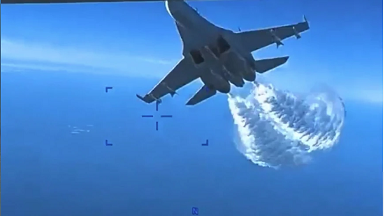
#> input picture test_img.png, 384 x 216 px
$ python FirstClass.py
#> lines starting #> are read from the running program, lines starting #| are printed output that depends on the picture
# 导入包
import numpy as np
from cv2 import cv2

# 读取，显示图像
# raw_img = cv2.resize(cv2.imread('test_img.png', 1), (300, 300))
raw_img = cv2.imread('test_img.png', 1)
#> raw_img is the input picture: shape (216, 384, 3); mean B, G, R 205.4, 134.3, 72.9
cv2.imshow('raw_img', raw_img)
# cv2.waitKey(0)

# 图片格式转换
gray_img = cv2.cvtColor(raw_img, cv2.COLOR_BGR2GRAY)
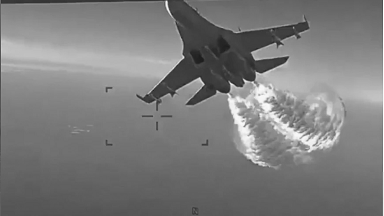
#> gray_img: shape (216, 384); min 29, max 254, mean 124

cv2.imshow('gray_img', gray_img)

# 灰度变化
# 对灰度图像进行对比度拉伸
min_val, max_val, min_loc, max_loc = cv2.minMaxLoc(gray_img)
#> min_val = 29; max_val = 254; min_loc = (202, 60); max_loc = (383, 0)
dst_img = cv2.convertScaleAbs(gray_img, alpha=255.0 / (max_val - min_val), beta=-min_val * 255.0 / (max_val - min_val))
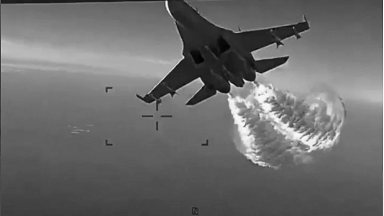
#> dst_img: shape (216, 384); min 0, max 255, mean 107.7

canvas = np.zeros((gray_img.shape[0], gray_img.shape[1]*2), dtype=np.uint8)
canvas[:, :gray_img.shape[1]] = gray_img
canvas[:, gray_img.shape[1]:] = dst_img
cv2.imshow('Grayscale Conversion', canvas)

# 图片模糊
# 使用均值滤波器对图像进行模糊处理
blur_img = cv2.blur(raw_img, (5, 5))
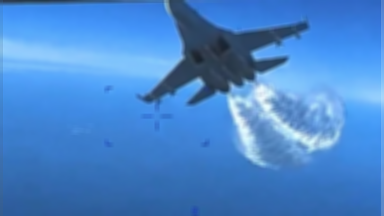
#> blur_img: shape (216, 384, 3); mean B, G, R 205.5, 134.2, 72.8

# 在同一个窗口中显示原始图像和模糊后的图像
canvas = np.zeros((raw_img.shape[0], raw_img.shape[1]*2, 3), dtype=np.uint8)
canvas[:, :raw_img.shape[1], :] = raw_img
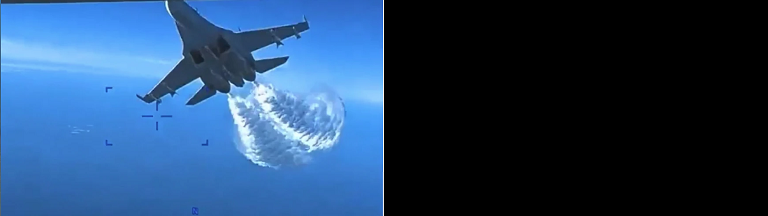
#> canvas: shape (216, 768, 3); mean B, G, R 102.7, 67.1, 36.5
canvas[:, raw_img.shape[1]:, :] = blur_img
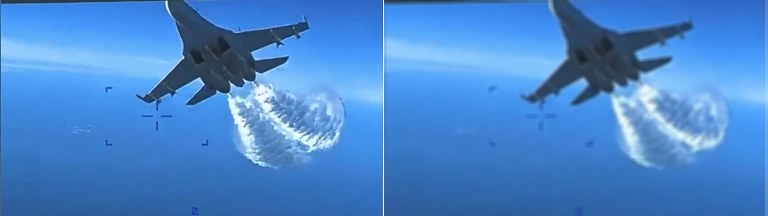
#> canvas: shape (216, 768, 3); mean B, G, R 205.5, 134.2, 72.8
cv2.imshow('Image Blurring', canvas)

# 图像直方图均衡化
equ_img = cv2.equalizeHist(gray_img)
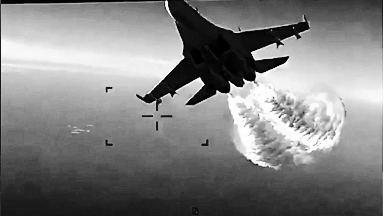
#> equ_img: shape (216, 384); min 0, max 255, mean 128.7
# 在同一个窗口中显示原始图像和直方图均衡化后的图像
canvas = np.zeros((raw_img.shape[0], raw_img.shape[1]*2), dtype=np.uint8)
canvas[:, :raw_img.shape[1]] = gray_img
canvas[:, raw_img.shape[1]:] = equ_img
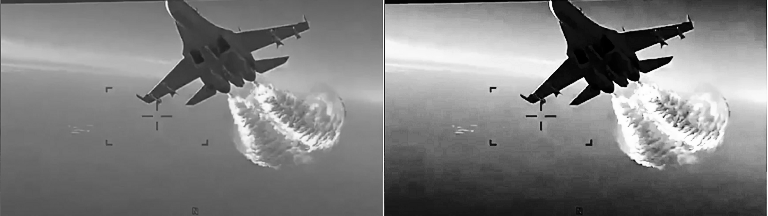
#> canvas: shape (216, 768); min 0, max 255, mean 126.4
cv2.imshow('Histogram Equalization', canvas)

cv2.waitKey(0)

$ run again, with Ch8_F5_PyTorch.png copied over test_img.png
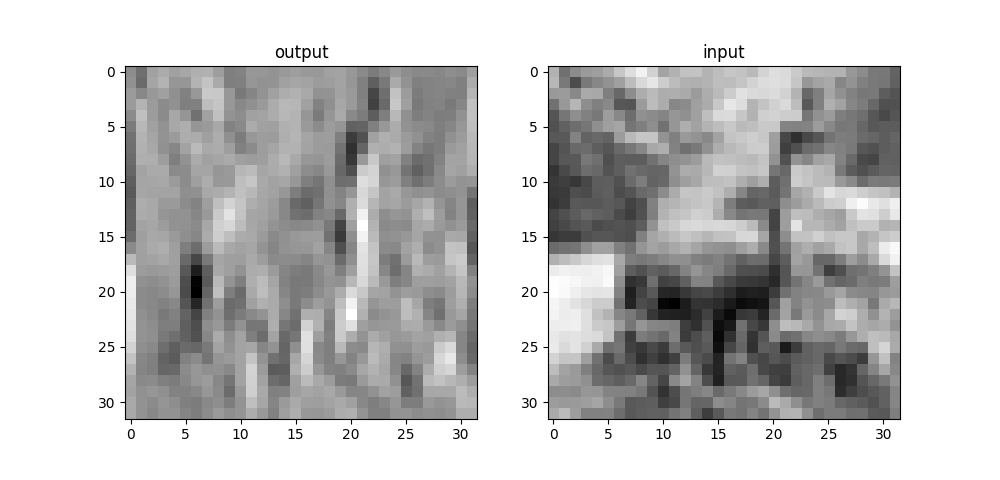
#> input picture Ch8_F5_PyTorch.png, 1000 x 480 px
#> raw_img is the input picture: shape (480, 1000, 3); min 0, max 255, mean 194.6
#> min_val = 0; max_val = 255; min_loc = (705, 44); max_loc = (0, 0)
#> `equ_img = cv2.equalizeHist(gray_img)`:
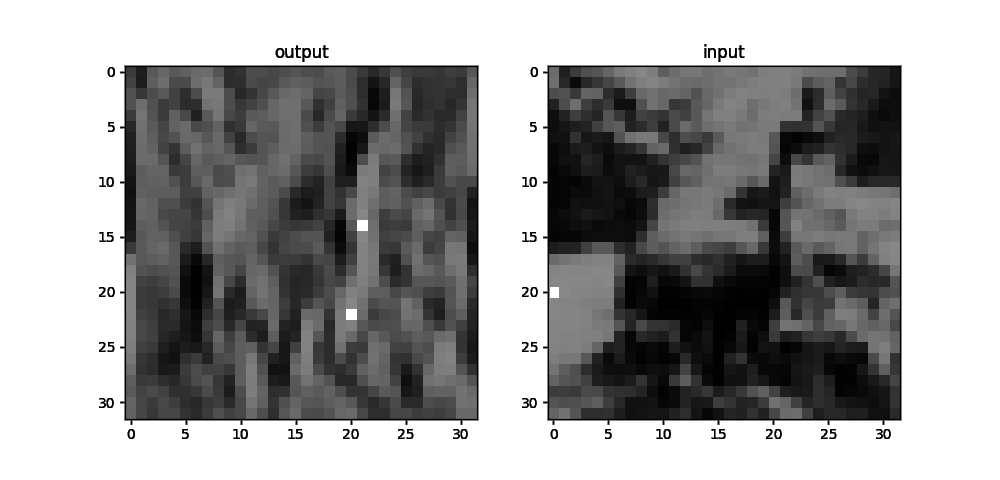
#> equ_img: shape (480, 1000); min 0, max 255, mean 154.9
#> `canvas[:, raw_img.shape[1]:] = equ_img`:
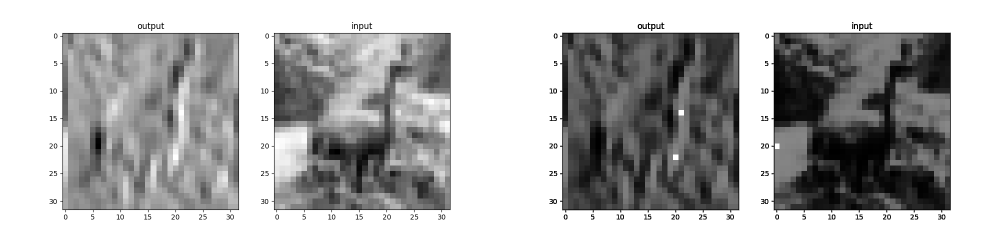
#> canvas: shape (480, 2000) (shown at 1/2 size); min 0, max 255, mean 174.7

$ run again, with PyTorch.png copied over test_img.png
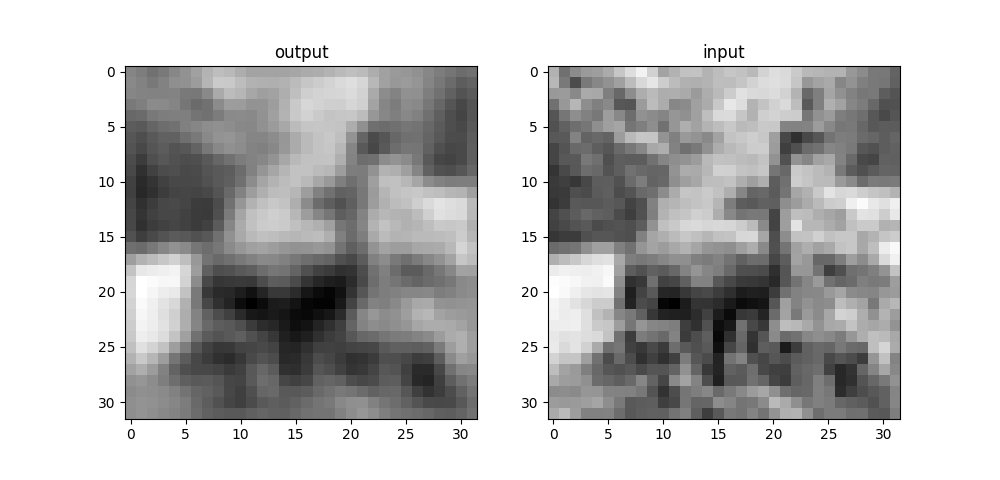
#> input picture PyTorch.png, 1000 x 480 px
#> raw_img is the input picture: shape (480, 1000, 3); min 0, max 255, mean 187.9
#> min_val = 0; max_val = 255; min_loc = (705, 44); max_loc = (0, 0)
#> `equ_img = cv2.equalizeHist(gray_img)`:
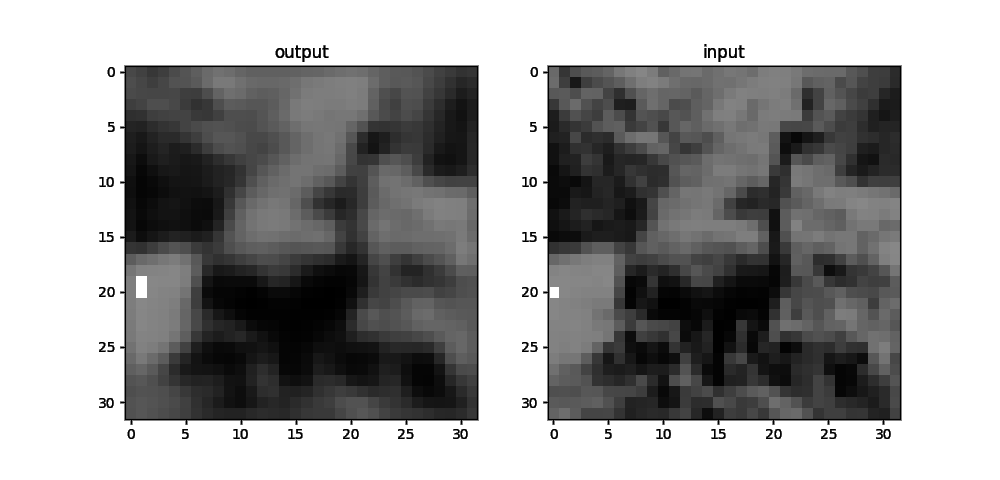
#> equ_img: shape (480, 1000); min 0, max 255, mean 154.8
#> `canvas[:, raw_img.shape[1]:] = equ_img`:
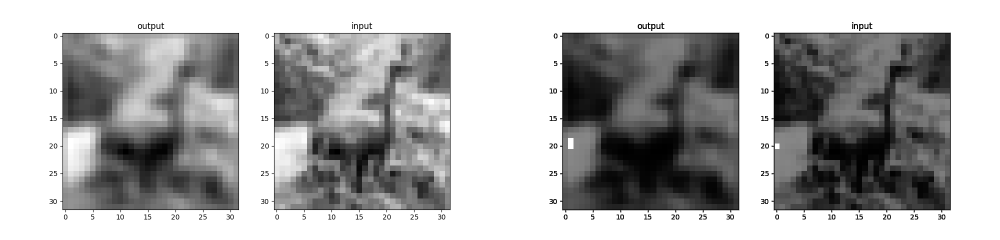
#> canvas: shape (480, 2000) (shown at 1/2 size); min 0, max 255, mean 171.4
